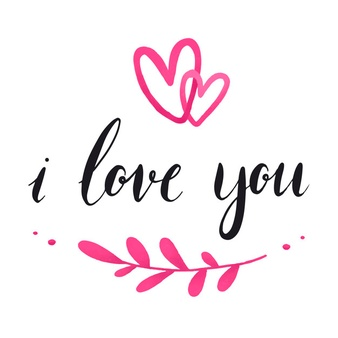
#> input picture picture.jpg, 338 x 338 px
$ python OpenCV_draw.py
#> lines starting #> are read from the running program, lines starting #| are printed output that depends on the picture
import numpy as np
import cv2

img = cv2.imread('picture.jpg',-1)
#> img is the input picture: shape (338, 338, 3); mean B, G, R 241.1, 237.2, 246.2
cv2.line(img,(0,0),(200,300),(0,0,0),5)#para: where, toa do bd, toa do kt,color,widthline
cv2.rectangle(img,(100,200),(200,400),(0,0,255),15)
cv2.circle(img,(100,63),63,(0,0,0),-1)
pts = np.array([[100,50],[200,300],[700,200],[500,100]],np.int32)
pts = pts.reshape((-1,1,2))
cv2.polylines(img,[pts],True,(0,255,255),3)
font =cv2.FONT_HERSHEY_SIMPLEX
cv2.putText(img,'OpenCV Tuts!',(0,350),font,4,(200,255,155),13,cv2.LINE_AA)
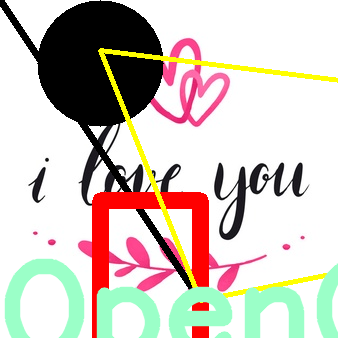
#> img: shape (338, 338, 3); mean B, G, R 191.4, 199.7, 208.8
cv2.imshow('image',img)
cv2.waitKey(0)
cv2.destroyAllWindows()
